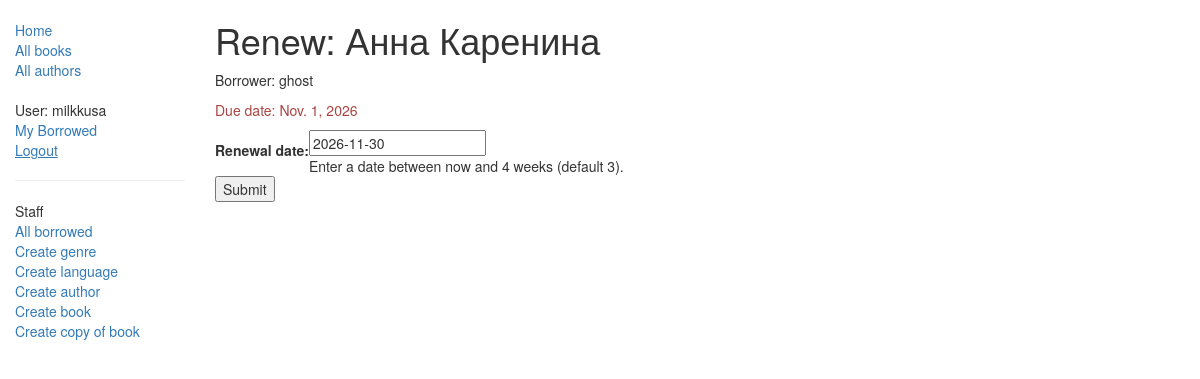
Page /catalog/book/179bb184-073e-4493-b409-f5df5ee450c1/renew/ (signed in) on the earlier database version.
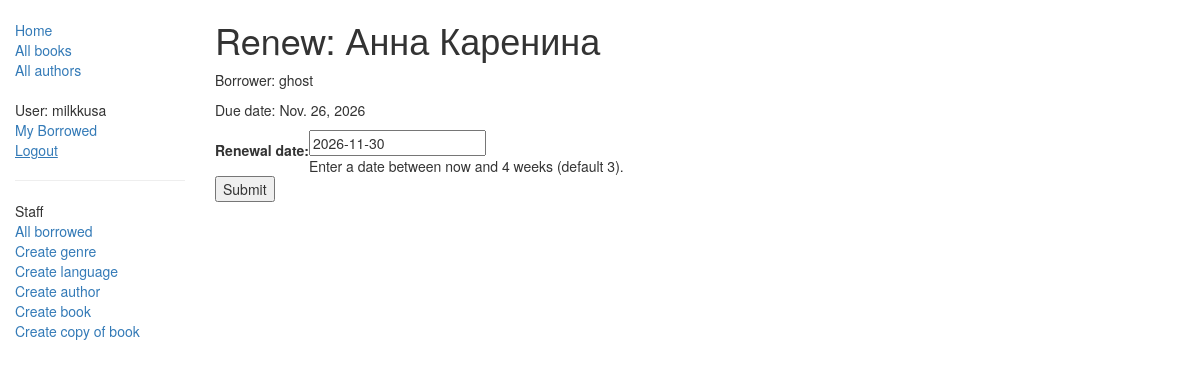
Same page on the later database version.
### catalog/models.py (models this page shows, shortened)
class BookInstance(models.Model):
    id = models.UUIDField(primary_key=True, default=uuid.uuid4, help_text="Unique ID for this particular book across whole library")
    book = models.ForeignKey('Book', on_delete=models.SET_NULL, null=True)
    imprint = models.CharField(max_length=200)
    due_back = models.DateField(null=True, blank=True)
    borrower = models.ForeignKey(User, on_delete=models.SET_NULL, null=True, blank=True)
    LOAN_STATUS = (
        ('m', 'Maintenance'),
        ('o', 'On loan'),
        ('a', 'Available'),
        ('r', 'Reserved'),
    )
    status = models.CharField(max_length=1, choices=LOAN_STATUS, blank=True, default='m', help_text='Book availability')
    class Meta:
        ordering = ["due_back"]
    @property
    def is_overdue(self):
        if self.due_back and date.today() > self.due_back:
            return True
        return False

class Book(models.Model):
    title = models.CharField(max_length=200)
    author = models.ForeignKey('Author', on_delete=models.SET_NULL, null=True)
    summary = models.TextField(max_length=1000, help_text="Enter a brief description of the book")
    isbn = models.CharField('ISBN',max_length=13, help_text='13 Character <a href="https://www.isbn-international.org/content/what-isbn">ISBN number</a>')
    genre = models.ManyToManyField(Genre, help_text="Select a genre for this book")
    def display_genre(self):
        """
        Creates a string for the Genre. This is required to display genre in Admin.
        """
        return ', '.join([ genre.name for genre in self.genre.all()[:3] ])
    display_genre.short_description = 'Genre'

### catalog/views.py (the view)
# urls.py: path('book/<uuid:pk>/renew/', views.renew_book_librarian, name='renew-book-librarian'),
@permission_required('catalog.can_mark_returned')
def renew_book_librarian(request, pk):
    book_inst = get_object_or_404(BookInstance, pk=pk)
    if request.method == 'POST':
        form = RenewBookForm(request.POST)
        if form.is_valid():
            book_inst.due_back = form.cleaned_data['renewal_date']
            book_inst.save()
            return HttpResponseRedirect(reverse('all-borrowed'))
    else:
        proposed_renewal_date = datetime.date.today() + datetime.timedelta(weeks=3)
        form = RenewBookForm(initial={'renewal_date': proposed_renewal_date})
    return render(request, 'catalog/book_renew_librarian.html', {'form': form, 'bookinst': book_inst})

### catalog/forms.py (shortened to what this page needs)
class RenewBookForm(forms.Form):
    renewal_date = forms.DateField(help_text="Enter a date between now and 4 weeks (default 3).")

### catalog/templates/catalog/book_renew_librarian.html (shortened to what this page needs)
{% extends "base_generic.html" %}
{% block content %}
  <h1>Renew: {{ bookinst.book.title }}</h1>
  <p>Borrower: {{ bookinst.borrower }}</p>
  <p{% if bookinst.is_overdue %} class="text-danger"{% endif %}>Due date: {{ bookinst.due_back }}</p>
  <form action="" method="post">
    <table>
      {{ form.as_table }}
    </table>
    <input type="submit" value="Submit" />
  </form>
{% endblock %}

Differences in the rows shown:
changed BookInstance "Анна Каренина": due_back "Nov. 1, 2026" → "Nov. 26, 2026"
